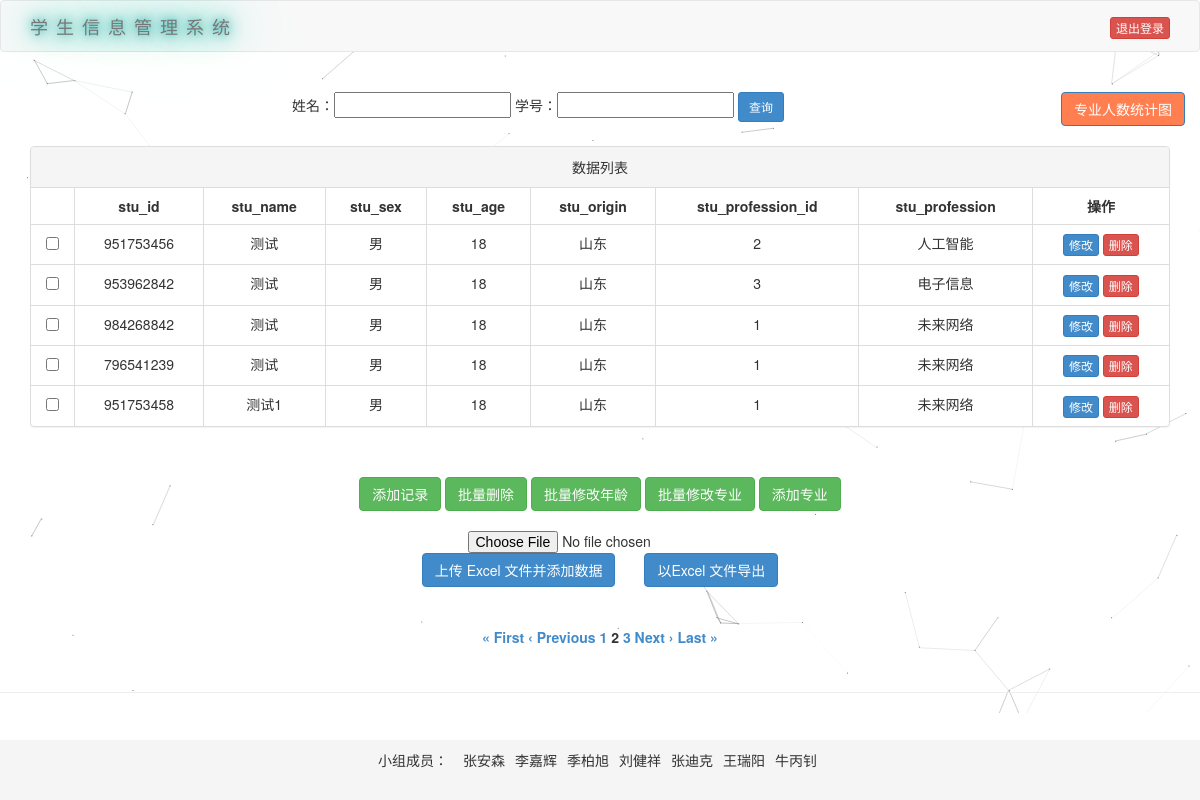
Screenshot of /?page=2&per_page=5&stu_name=&stu_id= (signed in) with the database file from the repository.
### tables this page shows
CREATE TABLE student_info(
        stu_id INT PRIMARY KEY     NOT NULL,
        stu_name       VARCHAR(50) NOT NULL,
        stu_sex        CHAR(2)     NOT NULL,
        stu_age        INT         NOT NULL,
        stu_origin     VARCHAR(50) NOT NULL,
        stu_profession_id int NOT NULL
        );

CREATE TABLE stu_profession(
        stu_profession_id INTEGER PRIMARY KEY,
        stu_profession    VARCHAR(50) NOT NULL
        );

### app.py (the view)
@app.route('/', methods=['GET'])
def index():
    msg = request.args.get('msg', '')
    if not check_login():
        return redirect(url_for('login'))
    page = int(request.args.get('page', 1))  # 默认显示第一页
    per_page = int(request.args.get('per_page', 5))  # 默认每页显示5条数据
    sql = "select s.*, p.stu_profession" \
          " from student_info s inner join stu_profession p on s.stu_profession_id = p.stu_profession_id"
    str_where = []
    stu_name = ''
    stu_id = ''
    if 'stu_name' in request.args:
        stu_name = request.args['stu_name']
        if stu_name != '':
            str_where.append(f" stu_name like '%{stu_name}%'")
    if 'stu_id' in request.args:
        stu_id = request.args['stu_id']
        if stu_id != '':
            str_where.append(f" stu_id = '{stu_id}'")
    if len(str_where) > 0:
        sql = sql + ' where' + ' and'.join(str_where)
    mid_res, _ = get_sql2(sql)
    num_row = len(mid_res)  # 符合条件的记录数量
    start_index = (page - 1) * per_page
    sql += f' limit {start_index}, {per_page}'
    result, fields = get_sql2(sql)
    total_pages = math.ceil(num_row / per_page)  # 使用 math.ceil 向上取整
    if num_row > 0 and msg == '' and (stu_name != "" or stu_id != ""):
        msg = "查询成功!"
    elif str_where != '' and num_row == 0:
        msg = "查询失败!"
    return render_template('index.html', datas=result, fields=fields, page=page, per_page=per_page, total_pages=total_pages,
                           msg=msg, stu_id=stu_id, stu_name=stu_name)

### app.py (called while the page is built)
def check_login():
    return False if 'username' not in session else True

### db_sqlite3.py (called while the page is built)
def open_db():
    database = 'db/students.db'
    conn = sqlite3.connect(database)
    return conn

def get_sql(conn, sql):
    print(sql)
    cur = conn.cursor()
    cur.execute(sql)
    fields = []  # 保存字段信息
    for field in cur.description:
        fields.append(field[0])
    result = cur.fetchall()  # 保存查询结果
    cur.close()
    return result, fields

def get_sql2(sql):
    conn = open_db()
    result, fields = get_sql(conn, sql)
    close_db(conn)
    return result, fields

### templates/index.html (shortened to what this page needs)
<!DOCTYPE html>
<html lang="en">
<head>
    <link href="/static/bootstrap/3.2.0/css/bootstrap.min.css" rel="stylesheet" />
</head>
<body>
    <nav class="navbar navbar-default">
        <div class="container">
            <div class="navbar-header">
                <a class="navbar-brand" href="#"> 学生信息管理系统 </a>
            </div>
            <div class="navbar-quit">
                <a class="btn btn-danger btn-xs" href="/quit">退出登录</a>
            </div>
        </div>
    </nav>
    <div class="container">
        <br />
        <div class="row text-center">
            <form method="get">
                姓名：<input type="text" name="stu_name" value="{{ stu_name }}" />
                学号：<input type="text" name="stu_id" value="{{ stu_id }}" />
                <input type="submit" value="查询" class="btn btn-primary btn-sm" />
                <a href="/charts" class="btn btn-primary" style="float:right; background-color:	#FF7F50;">
                    专业人数统计图
                </a>
            </form>
        </div>
        <br/>
        <form action="/operations" method="post">
            <div class="panel panel-default">
                <div class="panel-heading">
                    <div class="row text-center">数据列表</div>
                </div>
                <table class="table table-bordered">
                    <thead>
                        <tr>
                            <th></th>
                            {% for a in fields %}
                            <th class="text-center">{{ a }}</th>
                            {% endfor %}
                            <th class="text-center">操作</th>
                        </tr>
                    </thead>
                    <tbody>
                        {% for item in datas %}
                    <tr>
                        <td class="text-center">
                            <input type="checkbox" name="checked_sno" value="{{item[0]}}" />
                        </td>
                        {% for a in item %}
                        <td class="text-center">{{ a }}</td>
                        {% endfor %}
                        <td class="text-center">
                            <a class="btn btn-primary btn-xs" href="update?stu_id={{ item[0] }}">修改</a>
                            <a class="btn btn-danger btn-xs" href="del2/{{ item[0] }}">删除</a>
                        </td>
                    </tr>
                    {% endfor %}
                    </tbody>
                </table>
            </div>
            <div class="row text-center" style="margin-top: 50px">
                <a class="btn btn-success" href="/add">添加记录</a>
                <input class="btn btn-success" type="submit" value="批量删除" name="action" />
                <a class="btn btn-success" href="/update_age">批量修改年龄</a>
                <a class="btn btn-success" href="/update_profession">批量修改专业</a>
                <a class="btn btn-success" href="/goprofession">添加专业</a>
            </div>
            <br />
        </form>
        <div style="text-align: center">
            <form method="POST" action="/add_by_excel" enctype="multipart/form-data">
                <div class="form-row align-items-center">
                    <input type="file" class="form-control-file" style="display: inline-block" name="file" id="file" accept=".xlsx">
                    <div>
                        <input type="submit" class="btn btn-primary" style="display: inline-block" value="上传 Excel 文件并添加数据">
                        <a class="btn btn-primary" style="margin-left:25px" href="export_to_excel">以Excel 文件导出</a>
                    </div>
                </div>
            </form>
            <br>
        </div>
        <div class="row text-center">
            <div class="pagination">
                {% if page > 1 %}
                <label>
                    <a href="{{ url_for('index', page=1, per_page=per_page, stu_name=stu_name, stu_id=stu_id) }}">&laquo;
                        First</a>
                </label>
                <label>
                    <a href="{{ url_for('index', page=page-1, per_page=per_page, stu_name=stu_name, stu_id=stu_id) }}">&lsaquo;
                        Previous</a>
                </label>
                {% else %}
                <label>&laquo; First</label>
                <label>&lsaquo; Previous</label>
                {% endif %} {% for p in range(1, total_pages + 1) %} {% if page == p %}
                <label><span class="current-page">{{ p }}</span></label>
                {% else %}
                <label><a href="{{ url_for('index', page=p, per_page=per_page, stu_name=stu_name, stu_id=stu_id) }}">{{
                        p }}</a></label>
                {% endif %} {% endfor %} {% if page < total_pages %} <label>
                    <a
                        href="{{ url_for('index', page=page + 1, per_page=per_page, stu_name=stu_name, stu_id=stu_id) }}">Next
                        &rsaquo;</a>
                    </label>
                    <label><a
                            href="{{ url_for('index', page=total_pages, per_page=per_page, stu_name=stu_name, stu_id=stu_id) }}">Last
                            &raquo;</a></label>
                    {% else %}
                    <label>Next &rsaquo;</label>
                    <label>Last &raquo;</label>
                    {% endif %}
            </div>
        </div>
    </div>
    <div class="page-footer text-center">
        <hr />
        <div class="producer-list">
            <ul class="list-unstyled horizontal-list">
                <p>小组成员：</p>
                <li>张安森</li>
                <li>李嘉辉</li>
                <li>季柏旭</li>
                <li>刘健祥</li>
                <li>张迪克</li>
                <li>王瑞阳</li>
                <li>牛丙钊</li>
            </ul>
        </div>
    </div>
    <div class="alert alert-custom text-center">
    </div>
</body>
</html>

### templates/index.html (style rules this page uses)
.navbar-brand { color: #fff; }
.navbar-brand { letter-spacing: 8px; outline: none; --c:lightseagreen; text-shadow: 0 0 10px var(--c), 0 0 20px var(--c), 0 0 40px var(--c), 0 0 80px var(--c), 0 0 160px var(--c); animation: animate 5s linear infinite; }
.navbar-quit { float: right; margin-top: 15px; }
.producer-list { position: fixed; bottom: 0; left: 0; width: 100%; background-color: #f5f5f5; padding: 10px; }
.horizontal-list { display: flex; justify-content: center; list-style: none; padding: 0; }
.horizontal-list li { margin: 0 5px; }
.alert-custom { background-color: #ffffff; color: #000000; }

### rows the page displays
student_info: stu_id "951753456", stu_name "测试", item "男" "18" "2", stu_origin "山东"
stu_profession: stu_profession "人工智能"
student_info: stu_id "953962842", stu_name "测试", item "男" "18" "3", stu_origin "山东"
stu_profession: stu_profession "电子信息"
student_info: stu_id "984268842", stu_name "测试", item "男" "18" "1", stu_origin "山东"
stu_profession: stu_profession "未来网络"
student_info: stu_id "796541239", stu_name "测试", item "男" "18" "1", stu_origin "山东"
student_info: stu_id "951753458", stu_name "测试1", item "男" "18" "1", stu_origin "山东"

### other values shown
{{ a }} "stu_id" "stu_name" "stu_sex" "stu_age" "stu_origin" "stu_profession_id" "stu_profession"
{{ p }} "1" "3"
{{ p }} "2"
